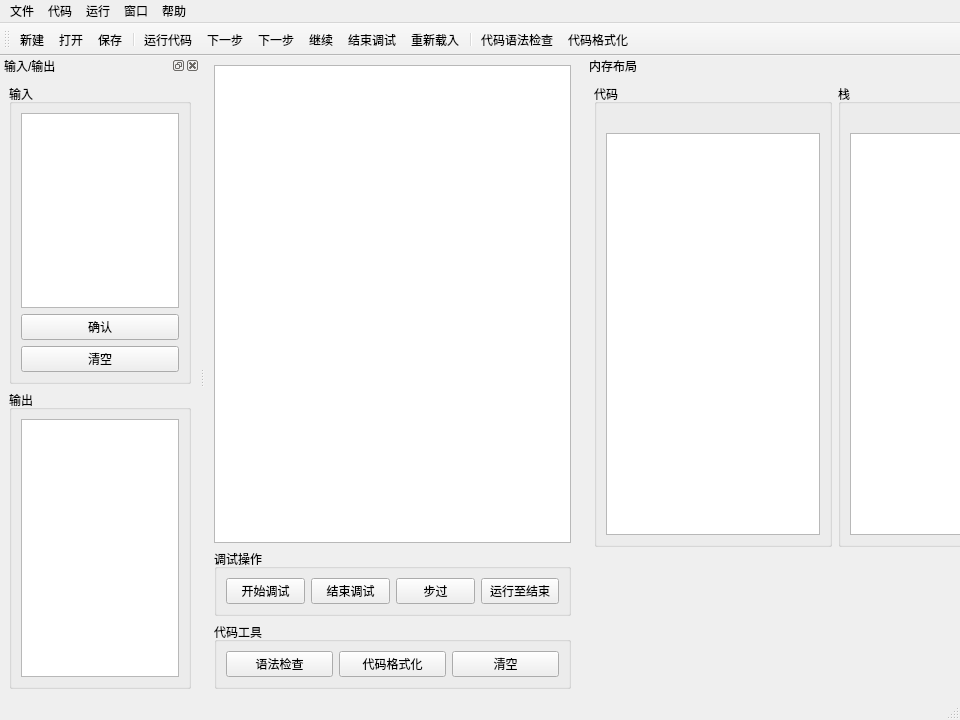
<?xml version="1.0" encoding="UTF-8"?>
<ui version="4.0">
 <class>MainWindow</class>
 <widget class="QMainWindow" name="MainWindow">
  <property name="geometry">
   <rect>
    <x>0</x>
    <y>0</y>
    <width>960</width>
    <height>720</height>
   </rect>
  </property>
  <property name="minimumSize">
   <size>
    <width>960</width>
    <height>720</height>
   </size>
  </property>
  <property name="maximumSize">
   <size>
    <width>960</width>
    <height>720</height>
   </size>
  </property>
  <property name="windowTitle">
   <string>MainWindow</string>
  </property>
  <widget class="QWidget" name="centralwidget">
   <layout class="QGridLayout" name="gridLayout">
    <item row="0" column="0">
     <widget class="QTextEdit" name="textEdit">
      <property name="font">
       <font>
        <family>Consolas</family>
        <pointsize>12</pointsize>
       </font>
      </property>
     </widget>
    </item>
    <item row="1" column="0">
     <widget class="QGroupBox" name="groupBox">
      <property name="title">
       <string>调试操作</string>
      </property>
      <layout class="QHBoxLayout" name="horizontalLayout">
       <item>
        <widget class="QPushButton" name="pushButton_start">
         <property name="text">
          <string>开始调试</string>
         </property>
        </widget>
       </item>
       <item>
        <widget class="QPushButton" name="pushButton_over">
         <property name="text">
          <string>结束调试</string>
         </property>
        </widget>
       </item>
       <item>
        <widget class="QPushButton" name="pushButton_stepo">
         <property name="text">
          <string>步过</string>
         </property>
        </widget>
       </item>
       <item>
        <widget class="QPushButton" name="pushButton_resume">
         <property name="text">
          <string>运行至结束</string>
         </property>
        </widget>
       </item>
      </layout>
     </widget>
    </item>
    <item row="2" column="0">
     <widget class="QGroupBox" name="groupBox_2">
      <property name="title">
       <string>代码工具</string>
      </property>
      <layout class="QHBoxLayout" name="horizontalLayout_2">
       <item>
        <widget class="QPushButton" name="pushButton_check">
         <property name="text">
          <string>语法检查</string>
         </property>
        </widget>
       </item>
       <item>
        <widget class="QPushButton" name="pushButton_format">
         <property name="text">
          <string>代码格式化</string>
         </property>
        </widget>
       </item>
       <item>
        <widget class="QPushButton" name="pushButton_clear">
         <property name="text">
          <string>清空</string>
         </property>
        </widget>
       </item>
      </layout>
     </widget>
    </item>
   </layout>
  </widget>
  <widget class="QMenuBar" name="menubar">
   <property name="geometry">
    <rect>
     <x>0</x>
     <y>0</y>
     <width>960</width>
     <height>26</height>
    </rect>
   </property>
   <widget class="QMenu" name="menu">
    <property name="title">
     <string>文件</string>
    </property>
    <addaction name="action_new"/>
    <addaction name="action_open"/>
    <addaction name="action_save"/>
    <addaction name="action_exit"/>
   </widget>
   <widget class="QMenu" name="menu_2">
    <property name="title">
     <string>运行</string>
    </property>
    <addaction name="action_start"/>
    <addaction name="action_stepo"/>
    <addaction name="action_resume"/>
    <addaction name="action_over"/>
   </widget>
   <widget class="QMenu" name="menu_3">
    <property name="title">
     <string>窗口</string>
    </property>
    <addaction name="action_stack"/>
    <addaction name="action_output"/>
    <addaction name="action_hide"/>
   </widget>
   <widget class="QMenu" name="menu_4">
    <property name="title">
     <string>帮助</string>
    </property>
    <addaction name="action_manual"/>
    <addaction name="action_about"/>
   </widget>
   <widget class="QMenu" name="menu_5">
    <property name="title">
     <string>代码</string>
    </property>
    <addaction name="action_check"/>
    <addaction name="action_format"/>
   </widget>
   <addaction name="menu"/>
   <addaction name="menu_5"/>
   <addaction name="menu_2"/>
   <addaction name="menu_3"/>
   <addaction name="menu_4"/>
  </widget>
  <widget class="QStatusBar" name="statusbar"/>
  <widget class="QToolBar" name="toolBar">
   <property name="windowTitle">
    <string>toolBar</string>
   </property>
   <attribute name="toolBarArea">
    <enum>TopToolBarArea</enum>
   </attribute>
   <attribute name="toolBarBreak">
    <bool>false</bool>
   </attribute>
   <addaction name="action_new"/>
   <addaction name="action_open"/>
   <addaction name="action_save"/>
   <addaction name="separator"/>
   <addaction name="action_start"/>
   <addaction name="action_stepi"/>
   <addaction name="action_stepo"/>
   <addaction name="action_resume"/>
   <addaction name="action_over"/>
   <addaction name="action_run"/>
   <addaction name="separator"/>
   <addaction name="action_check"/>
   <addaction name="action_format"/>
  </widget>
  <widget class="QDockWidget" name="dockWidget_output">
   <property name="minimumSize">
    <size>
     <width>200</width>
     <height>500</height>
    </size>
   </property>
   <property name="windowTitle">
    <string>输入/输出</string>
   </property>
   <attribute name="dockWidgetArea">
    <number>1</number>
   </attribute>
   <widget class="QWidget" name="dockWidgetContents">
    <layout class="QVBoxLayout" name="verticalLayout">
     <item>
      <widget class="QGroupBox" name="groupBox_3">
       <property name="title">
        <string>输入</string>
       </property>
       <layout class="QVBoxLayout" name="verticalLayout_2">
        <item>
         <widget class="QTextEdit" name="textEdit_input"/>
        </item>
        <item>
         <widget class="QPushButton" name="pushButton_input">
          <property name="text">
           <string>确认</string>
          </property>
         </widget>
        </item>
        <item>
         <widget class="QPushButton" name="pushButton_clear_input">
          <property name="text">
           <string>清空</string>
          </property>
         </widget>
        </item>
       </layout>
      </widget>
     </item>
     <item>
      <widget class="QGroupBox" name="groupBox_4">
       <property name="title">
        <string>输出</string>
       </property>
       <layout class="QVBoxLayout" name="verticalLayout_3">
        <item>
         <widget class="QTextEdit" name="textEdit_output">
          <property name="readOnly">
           <bool>true</bool>
          </property>
         </widget>
        </item>
       </layout>
      </widget>
     </item>
    </layout>
   </widget>
  </widget>
  <widget class="QDockWidget" name="dockWidget_stack">
   <property name="minimumSize">
    <size>
     <width>500</width>
     <height>500</height>
    </size>
   </property>
   <property name="maximumSize">
    <size>
     <width>500</width>
     <height>500</height>
    </size>
   </property>
   <property name="floating">
    <bool>true</bool>
   </property>
   <property name="allowedAreas">
    <set>Qt::NoDockWidgetArea</set>
   </property>
   <property name="windowTitle">
    <string>内存布局</string>
   </property>
   <attribute name="dockWidgetArea">
    <number>2</number>
   </attribute>
   <widget class="QWidget" name="dockWidgetContents_2">
    <layout class="QHBoxLayout" name="horizontalLayout_3">
     <item>
      <widget class="QGroupBox" name="groupBox_5">
       <property name="title">
        <string>代码</string>
       </property>
       <layout class="QVBoxLayout" name="verticalLayout_4">
        <item>
         <widget class="QLabel" name="label_ip">
          <property name="text">
           <string/>
          </property>
         </widget>
        </item>
        <item>
         <widget class="QListWidget" name="listWidget_code"/>
        </item>
       </layout>
      </widget>
     </item>
     <item>
      <widget class="QGroupBox" name="groupBox_6">
       <property name="title">
        <string>栈</string>
       </property>
       <layout class="QVBoxLayout" name="verticalLayout_5">
        <item>
         <widget class="QLabel" name="label_sp">
          <property name="text">
           <string/>
          </property>
         </widget>
        </item>
        <item>
         <widget class="QListWidget" name="listWidget_stack"/>
        </item>
       </layout>
      </widget>
     </item>
    </layout>
   </widget>
  </widget>
  <action name="action_open">
   <property name="icon">
    <iconset resource="icon.qrc">
     <normaloff>:/icons/open</normaloff>:/icons/open</iconset>
   </property>
   <property name="text">
    <string>打开</string>
   </property>
   <property name="statusTip">
    <string>打开brainfuck文件</string>
   </property>
   <property name="shortcut">
    <string>Ctrl+O</string>
   </property>
  </action>
  <action name="action_save">
   <property name="icon">
    <iconset resource="icon.qrc">
     <normaloff>:/icons/save</normaloff>:/icons/save</iconset>
   </property>
   <property name="text">
    <string>保存</string>
   </property>
   <property name="statusTip">
    <string>保存当前窗口内容为brainfuck文件</string>
   </property>
   <property name="shortcut">
    <string>Ctrl+S</string>
   </property>
  </action>
  <action name="action_exit">
   <property name="icon">
    <iconset resource="icon.qrc">
     <normaloff>:/icons/exit</normaloff>:/icons/exit</iconset>
   </property>
   <property name="text">
    <string>退出</string>
   </property>
   <property name="statusTip">
    <string>退出程序</string>
   </property>
   <property name="shortcut">
    <string>Ctrl+Q</string>
   </property>
  </action>
  <action name="action_stepi">
   <property name="icon">
    <iconset resource="icon.qrc">
     <normaloff>:/icons/stepi</normaloff>:/icons/stepi</iconset>
   </property>
   <property name="text">
    <string>下一步</string>
   </property>
   <property name="statusTip">
    <string>逐字符执行</string>
   </property>
   <property name="shortcut">
    <string>F7</string>
   </property>
  </action>
  <action name="action_stepo">
   <property name="icon">
    <iconset resource="icon.qrc">
     <normaloff>:/icons/stepo</normaloff>:/icons/stepo</iconset>
   </property>
   <property name="text">
    <string>下一步</string>
   </property>
   <property name="statusTip">
    <string>执行至下一行</string>
   </property>
   <property name="shortcut">
    <string>F8</string>
   </property>
  </action>
  <action name="action_run">
   <property name="icon">
    <iconset resource="icon.qrc">
     <normaloff>:/icons/reload</normaloff>:/icons/reload</iconset>
   </property>
   <property name="text">
    <string>重新载入</string>
   </property>
   <property name="statusTip">
    <string>开始/重新开始调试，此时代码框将不可编辑</string>
   </property>
   <property name="shortcut">
    <string>Ctrl+F2</string>
   </property>
  </action>
  <action name="action_new">
   <property name="icon">
    <iconset resource="icon.qrc">
     <normaloff>:/icons/new</normaloff>:/icons/new</iconset>
   </property>
   <property name="text">
    <string>新建</string>
   </property>
   <property name="statusTip">
    <string>新建文件</string>
   </property>
   <property name="shortcut">
    <string>Ctrl+N</string>
   </property>
  </action>
  <action name="action_stack">
   <property name="icon">
    <iconset resource="icon.qrc">
     <normaloff>:/icons/stack</normaloff>:/icons/stack</iconset>
   </property>
   <property name="text">
    <string>栈窗口</string>
   </property>
   <property name="statusTip">
    <string>显示/隐藏栈窗口</string>
   </property>
   <property name="shortcut">
    <string>Alt+1</string>
   </property>
  </action>
  <action name="action_output">
   <property name="icon">
    <iconset resource="icon.qrc">
     <normaloff>:/icons/show</normaloff>:/icons/show</iconset>
   </property>
   <property name="text">
    <string>显示输入输出</string>
   </property>
   <property name="statusTip">
    <string>显示/隐藏输入输出窗口</string>
   </property>
   <property name="shortcut">
    <string>Alt+2</string>
   </property>
  </action>
  <action name="action_about">
   <property name="icon">
    <iconset resource="icon.qrc">
     <normaloff>:/icons/about</normaloff>:/icons/about</iconset>
   </property>
   <property name="text">
    <string>关于</string>
   </property>
   <property name="statusTip">
    <string>关于作者</string>
   </property>
  </action>
  <action name="action_manual">
   <property name="icon">
    <iconset resource="icon.qrc">
     <normaloff>:/icons/help</normaloff>:/icons/help</iconset>
   </property>
   <property name="text">
    <string>Brainfuck语法规则</string>
   </property>
   <property name="statusTip">
    <string>显示完整语法规则</string>
   </property>
   <property name="shortcut">
    <string>Ctrl+H</string>
   </property>
  </action>
  <action name="action_resume">
   <property name="icon">
    <iconset resource="icon.qrc">
     <normaloff>:/icons/step</normaloff>:/icons/step</iconset>
   </property>
   <property name="text">
    <string>继续</string>
   </property>
   <property name="statusTip">
    <string>运行至结尾</string>
   </property>
   <property name="shortcut">
    <string>C</string>
   </property>
  </action>
  <action name="action_start">
   <property name="icon">
    <iconset resource="icon.qrc">
     <normaloff>:/icons/debug</normaloff>:/icons/debug</iconset>
   </property>
   <property name="text">
    <string>运行代码</string>
   </property>
   <property name="statusTip">
    <string>开始调试后，代码框将不可编辑</string>
   </property>
   <property name="shortcut">
    <string>Ctrl+F2</string>
   </property>
  </action>
  <action name="action_over">
   <property name="icon">
    <iconset resource="icon.qrc">
     <normaloff>:/icons/over</normaloff>:/icons/over</iconset>
   </property>
   <property name="text">
    <string>结束调试</string>
   </property>
   <property name="statusTip">
    <string>结束调试状态，重新编辑代码</string>
   </property>
   <property name="shortcut">
    <string>F3</string>
   </property>
  </action>
  <action name="action_check">
   <property name="icon">
    <iconset resource="icon.qrc">
     <normaloff>:/icons/check</normaloff>:/icons/check</iconset>
   </property>
   <property name="text">
    <string>代码语法检查</string>
   </property>
   <property name="statusTip">
    <string>检查括号、无关字符</string>
   </property>
  </action>
  <action name="action_format">
   <property name="icon">
    <iconset resource="icon.qrc">
     <normaloff>:/icons/format</normaloff>:/icons/format</iconset>
   </property>
   <property name="text">
    <string>代码格式化</string>
   </property>
   <property name="statusTip">
    <string>清除无关字符，换行符将会被保留</string>
   </property>
  </action>
  <action name="action_hide">
   <property name="text">
    <string>隐藏输入输出</string>
   </property>
  </action>
 </widget>
 <resources>
  <include location="icon.qrc"/>
 </resources>
 <connections>
  <connection>
   <sender>action_exit</sender>
   <signal>triggered()</signal>
   <receiver>MainWindow</receiver>
   <slot>close()</slot>
   <hints>
    <hint type="sourcelabel">
     <x>-1</x>
     <y>-1</y>
    </hint>
    <hint type="destinationlabel">
     <x>296</x>
     <y>223</y>
    </hint>
   </hints>
  </connection>
  <connection>
   <sender>pushButton_clear</sender>
   <signal>clicked()</signal>
   <receiver>textEdit</receiver>
   <slot>clear()</slot>
   <hints>
    <hint type="sourcelabel">
     <x>470</x>
     <y>417</y>
    </hint>
    <hint type="destinationlabel">
     <x>61</x>
     <y>67</y>
    </hint>
   </hints>
  </connection>
  <connection>
   <sender>action_output</sender>
   <signal>triggered()</signal>
   <receiver>dockWidget_output</receiver>
   <slot>show()</slot>
   <hints>
    <hint type="sourcelabel">
     <x>-1</x>
     <y>-1</y>
    </hint>
    <hint type="destinationlabel">
     <x>69</x>
     <y>360</y>
    </hint>
   </hints>
  </connection>
  <connection>
   <sender>action_hide</sender>
   <signal>triggered()</signal>
   <receiver>dockWidget_output</receiver>
   <slot>hide()</slot>
   <hints>
    <hint type="sourcelabel">
     <x>-1</x>
     <y>-1</y>
    </hint>
    <hint type="destinationlabel">
     <x>69</x>
     <y>360</y>
    </hint>
   </hints>
  </connection>
  <connection>
   <sender>pushButton_clear_input</sender>
   <signal>clicked()</signal>
   <receiver>textEdit_input</receiver>
   <slot>clear()</slot>
   <hints>
    <hint type="sourcelabel">
     <x>69</x>
     <y>376</y>
    </hint>
    <hint type="destinationlabel">
     <x>69</x>
     <y>224</y>
    </hint>
   </hints>
  </connection>
  <connection>
   <sender>action_stack</sender>
   <signal>triggered()</signal>
   <receiver>dockWidget_stack</receiver>
   <slot>show()</slot>
   <hints>
    <hint type="sourcelabel">
     <x>-1</x>
     <y>-1</y>
    </hint>
    <hint type="destinationlabel">
     <x>829</x>
     <y>315</y>
    </hint>
   </hints>
  </connection>
 </connections>
</ui>
